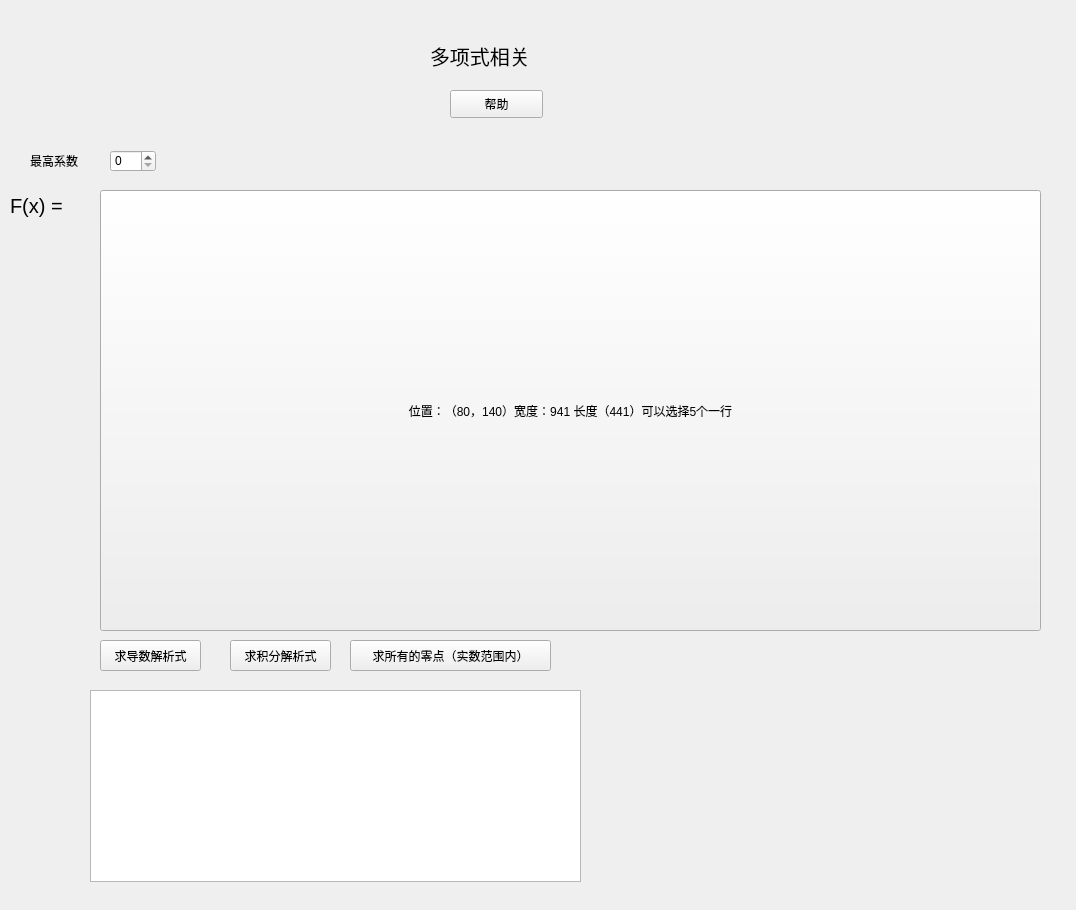
<?xml version="1.0" encoding="UTF-8"?>
<ui version="4.0">
 <class>poly_guiClass</class>
 <widget class="QWidget" name="poly_guiClass">
  <property name="geometry">
   <rect>
    <x>0</x>
    <y>0</y>
    <width>1076</width>
    <height>910</height>
   </rect>
  </property>
  <property name="windowTitle">
   <string>poly_gui</string>
  </property>
  <widget class="QPushButton" name="pushButton">
   <property name="geometry">
    <rect>
     <x>450</x>
     <y>90</y>
     <width>93</width>
     <height>28</height>
    </rect>
   </property>
   <property name="text">
    <string>帮助</string>
   </property>
  </widget>
  <widget class="QLabel" name="label">
   <property name="geometry">
    <rect>
     <x>430</x>
     <y>40</y>
     <width>141</width>
     <height>31</height>
    </rect>
   </property>
   <property name="font">
    <font>
     <pointsize>15</pointsize>
    </font>
   </property>
   <property name="text">
    <string>多项式相关</string>
   </property>
  </widget>
  <widget class="QPushButton" name="pushButton_2">
   <property name="geometry">
    <rect>
     <x>100</x>
     <y>190</y>
     <width>941</width>
     <height>441</height>
    </rect>
   </property>
   <property name="text">
    <string>位置：（80，140）宽度：941 长度（441）可以选择5个一行</string>
   </property>
  </widget>
  <widget class="QLabel" name="label_2">
   <property name="geometry">
    <rect>
     <x>30</x>
     <y>150</y>
     <width>81</width>
     <height>21</height>
    </rect>
   </property>
   <property name="text">
    <string>最高系数</string>
   </property>
  </widget>
  <widget class="QSpinBox" name="spinBox">
   <property name="geometry">
    <rect>
     <x>110</x>
     <y>150</y>
     <width>46</width>
     <height>22</height>
    </rect>
   </property>
  </widget>
  <widget class="QPushButton" name="get_der">
   <property name="geometry">
    <rect>
     <x>100</x>
     <y>640</y>
     <width>101</width>
     <height>31</height>
    </rect>
   </property>
   <property name="text">
    <string>求导数解析式</string>
   </property>
  </widget>
  <widget class="QPushButton" name="get_inter">
   <property name="geometry">
    <rect>
     <x>230</x>
     <y>640</y>
     <width>101</width>
     <height>31</height>
    </rect>
   </property>
   <property name="text">
    <string>求积分解析式</string>
   </property>
  </widget>
  <widget class="QPushButton" name="get_zero">
   <property name="geometry">
    <rect>
     <x>350</x>
     <y>640</y>
     <width>201</width>
     <height>31</height>
    </rect>
   </property>
   <property name="text">
    <string>求所有的零点（实数范围内）</string>
   </property>
  </widget>
  <widget class="QLabel" name="label_3">
   <property name="geometry">
    <rect>
     <x>10</x>
     <y>190</y>
     <width>72</width>
     <height>31</height>
    </rect>
   </property>
   <property name="font">
    <font>
     <pointsize>15</pointsize>
    </font>
   </property>
   <property name="text">
    <string>F(x) = </string>
   </property>
  </widget>
  <widget class="QTextBrowser" name="textBrowser">
   <property name="geometry">
    <rect>
     <x>90</x>
     <y>690</y>
     <width>491</width>
     <height>192</height>
    </rect>
   </property>
  </widget>
  <widget class="QWidget" name="horizontalLayoutWidget">
   <property name="geometry">
    <rect>
     <x>100</x>
     <y>190</y>
     <width>160</width>
     <height>80</height>
    </rect>
   </property>
   <layout class="QHBoxLayout" name="horizontalLayout"/>
  </widget>
 </widget>
 <layoutdefault spacing="6" margin="11"/>
 <resources>
  <include location="poly_gui.qrc"/>
 </resources>
 <connections>
  <connection>
   <sender>spinBox</sender>
   <signal>valueChanged(int)</signal>
   <receiver>poly_guiClass</receiver>
   <slot>change_time()</slot>
   <hints>
    <hint type="sourcelabel">
     <x>133</x>
     <y>155</y>
    </hint>
    <hint type="destinationlabel">
     <x>235</x>
     <y>158</y>
    </hint>
   </hints>
  </connection>
  <connection>
   <sender>get_der</sender>
   <signal>clicked()</signal>
   <receiver>poly_guiClass</receiver>
   <slot>get_der()</slot>
   <hints>
    <hint type="sourcelabel">
     <x>131</x>
     <y>658</y>
    </hint>
    <hint type="destinationlabel">
     <x>51</x>
     <y>649</y>
    </hint>
   </hints>
  </connection>
  <connection>
   <sender>get_inter</sender>
   <signal>clicked()</signal>
   <receiver>poly_guiClass</receiver>
   <slot>get_inter()</slot>
   <hints>
    <hint type="sourcelabel">
     <x>301</x>
     <y>660</y>
    </hint>
    <hint type="destinationlabel">
     <x>687</x>
     <y>642</y>
    </hint>
   </hints>
  </connection>
  <connection>
   <sender>get_zero</sender>
   <signal>clicked()</signal>
   <receiver>poly_guiClass</receiver>
   <slot>get_zero()</slot>
   <hints>
    <hint type="sourcelabel">
     <x>403</x>
     <y>652</y>
    </hint>
    <hint type="destinationlabel">
     <x>885</x>
     <y>658</y>
    </hint>
   </hints>
  </connection>
 </connections>
 <slots>
  <slot>change_time()</slot>
  <slot>get_der()</slot>
  <slot>get_inter()</slot>
  <slot>get_zero()</slot>
 </slots>
</ui>
